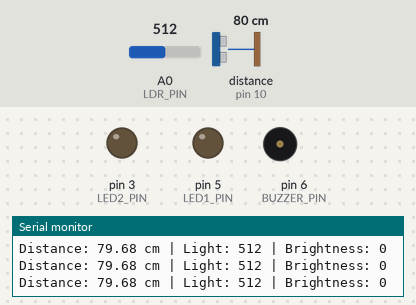
Recording of a sketch running on a simulated Arduino Uno, built with avr-gcc and run on an emulated ATmega328P. Shown: output pins drawn as LEDs (lit = HIGH), buzzer (waves = sounding), the last lines printed to the serial monitor. Wiring (inferred from the names in the program): ultrasonic range finder: trigger pin 9; echo pin 10. Dashed ring = blinking. The test bench sets the inputs (shaded band); at power-on: distance to the obstacle (sensor on pin 10) 80 cm, A0 (LDR_PIN) = 512. The echo pulse lasts 58.3 µs per cm; pins used as bus, display or sensor lines are not drawn.

Above: at 1.2 s.
1.3 s: distance to the obstacle (sensor on pin 10) set to 56 cm
4.3 s: distance to the obstacle (sensor on pin 10) set to 48 cm
At 4.55 s:
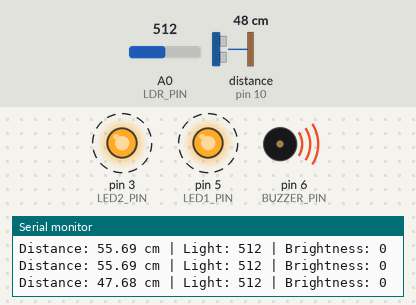
7.3 s: distance to the obstacle (sensor on pin 10) set to 60 cm
At 8.5 s:
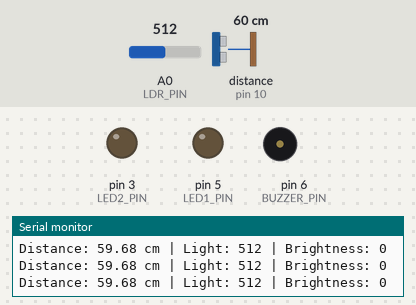
9.1 s: A0 (LDR_PIN) set to 122
At 10.3 s:
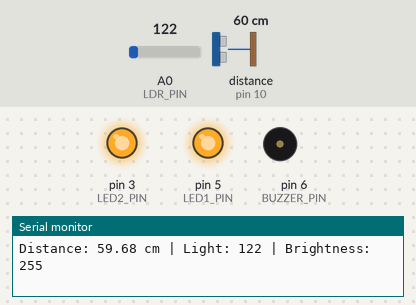
10.6 s: distance to the obstacle (sensor on pin 10) set to 35 cm
At 10.8 s:
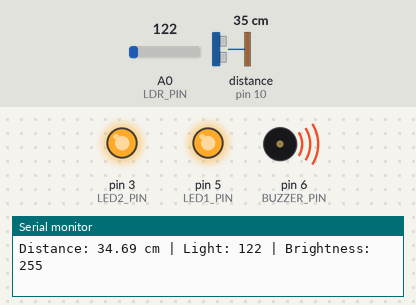
Timing chart, 0 to 14.6 s (numbered marks = the images above; inputs shaded):
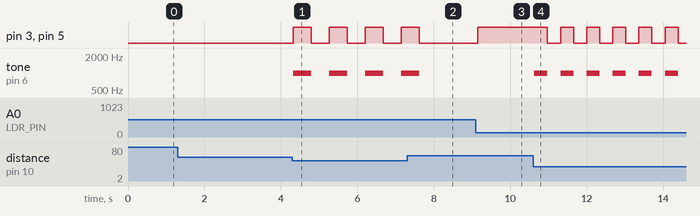

The sketch:

ultrasonic_code.ino
```cpp
/*
Ultrasonic Distance Warning System

Features:
- HC-SR04 ultrasonic distance measurement
- LED brightness adjusts based on ambient light
- Buzzer frequency changes based on distance (close distance = more buzzing)
- Serial monitoring

Author: Kush Suthar
*/

#define TRIG_PIN 9
#define ECHO_PIN 10
#define BUZZER_PIN 6
#define LED1_PIN 5
#define LED2_PIN 3
#define LDR_PIN A0

float distance;

void setup() {
  Serial.begin(9600);
  pinMode(TRIG_PIN, OUTPUT);
  pinMode(ECHO_PIN, INPUT);
  pinMode(BUZZER_PIN, OUTPUT);
  pinMode(LED1_PIN, OUTPUT);
  pinMode(LED2_PIN, OUTPUT);
}

float getDistanceCM() {
  digitalWrite(TRIG_PIN, LOW);
  delayMicroseconds(2);
  digitalWrite(TRIG_PIN, HIGH);
  delayMicroseconds(10);
  digitalWrite(TRIG_PIN, LOW);
  long duration = pulseIn(ECHO_PIN, HIGH);
  float distance = duration * 0.0343 / 2;
  return distance;
}

void setLEDs(bool state) {
  digitalWrite(LED1_PIN, state);
  digitalWrite(LED2_PIN, state);
}

void dimLEDs(int brightness) {
  analogWrite(LED1_PIN, brightness);
  analogWrite(LED2_PIN, brightness);
}

void loop() {
  distance = getDistanceCM();
  int ldrValue = analogRead(LDR_PIN);

  // darker = higher brightness
  int brightness = map(ldrValue, 150, 300, 255, 0);
  brightness = constrain(brightness, 0, 255);

  Serial.print("Distance: ");
  Serial.print(distance);
  Serial.print(" cm | Light: ");
  Serial.print(ldrValue);
  Serial.print(" | Brightness: ");
  Serial.println(brightness);

  if (distance > 50 || distance <= 0) {
    noTone(BUZZER_PIN);
    dimLEDs(brightness);
    delay(50);
  }
  else {
    int beepDelay = map(distance, 5, 50, 50, 500);
    beepDelay = constrain(beepDelay, 50, 500);
    setLEDs(HIGH);
    tone(BUZZER_PIN, 1000);
    delay(beepDelay);
    setLEDs(LOW);
    noTone(BUZZER_PIN);
    delay(beepDelay);
  }
}
```

Measured:
- the behaviour switches between 51 and 50 cm on distance to the obstacle (sensor on pin 10) (found by bisection; images 0 and 1)
- after the input at 4.3 s, pin 3 (LED2_PIN), pin 5 (LED1_PIN): alternates HIGH for 0.47 s and LOW for 0.47 s, starting at once; tone on pin 6 (BUZZER_PIN): alternates 1000 Hz for 0.47 s and silent for 0.47 s, starting at once
- after the input at 7.3 s, pin 3 (LED2_PIN), pin 5 (LED1_PIN): goes on until 7.6 s, then stays LOW; tone on pin 6 (BUZZER_PIN): goes on until 7.6 s, then stays silent
- after the input at 9.1 s, pin 3 (LED2_PIN), pin 5 (LED1_PIN): LOW → HIGH at once
- after the input at 10.6 s, pin 3 (LED2_PIN), pin 5 (LED1_PIN): alternates HIGH for 0.34 s and LOW for 0.34 s, starting after 0.37 s; tone on pin 6 (BUZZER_PIN): alternates 1000 Hz for 0.34 s and silent for 0.34 s, starting at once
